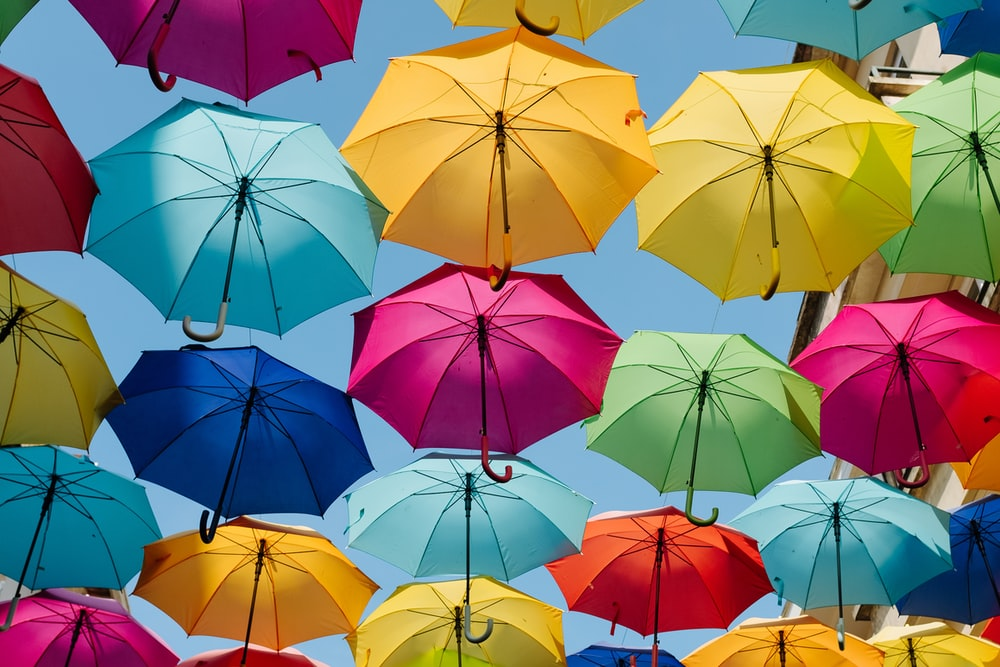
#> input picture pic.jpg, 1000 x 667 px, found by its file name
$ python 'color detection.py'
#> lines starting #> are read from the running program, lines starting #| are printed output that depends on the picture
#!/usr/bin/env python
# coding: utf-8

# # color detection using OpenCV

# In[ ]:


import cv2
import numpy as np
import pandas as pd

img_path = "C:\\Users\\91827\\OneDrive\\Desktop\\pic.jpg"
img = cv2.imread(img_path)
#> img is the input picture: shape (667, 1000, 3); mean B, G, R 110.4, 122.6, 131.7
img=cv2.resize(img,(700,500))
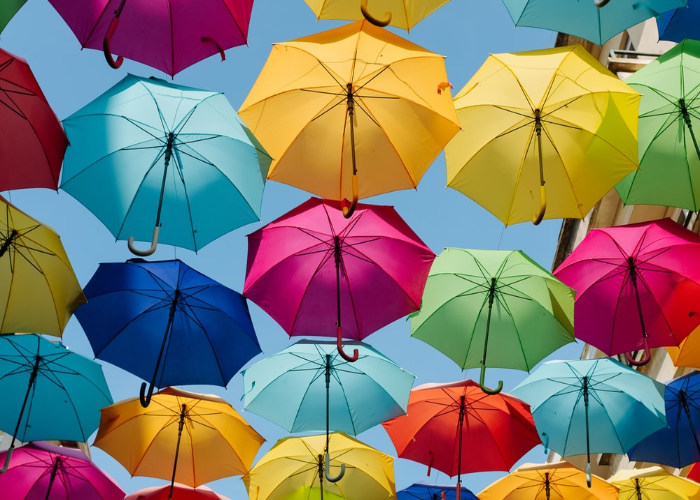
#> img: shape (500, 700, 3); mean B, G, R 110.3, 122.5, 131.6

clicked = False
r = g = b = xpos = ypos = 0

#Reading csv file with pandas and giving names to each column
index=["color","color_name","hex","R","G","B"]
csv = pd.read_csv('colors.csv', names=index, header=None)
#> (reads colors.csv from the repository)

#function to calculate minimum distance from all colors and get the most matching color
def getColorName(R,G,B):
    minimum = 10000
    for i in range(len(csv)):
        d = abs(R- int(csv.loc[i,"R"])) + abs(G- int(csv.loc[i,"G"]))+ abs(B- int(csv.loc[i,"B"]))
        if(d<=minimum):
            minimum = d
            cname = csv.loc[i,"color_name"]
    return cname

#function to get x,y coordinates of mouse double click
def draw_function(event, x,y,flags,param):
    if event == cv2.EVENT_LBUTTONDBLCLK:
        global b,g,r,xpos,ypos, clicked
        clicked = True
        xpos = x
        ypos = y
        b,g,r = img[y,x]
        b = int(b)
        g = int(g)
        r = int(r)
cv2.namedWindow('color detection')
cv2.setMouseCallback('color detection',draw_function)

while(1):

    cv2.imshow("color detection",img)
    if (clicked):

        #cv2.rectangle(image, startpoint, endpoint, color, thickness)-1 fills entire rectangle
        cv2.rectangle(img,(20,20), (750,60), (b,g,r), -1)

        #Creating text string to display( Color name and RGB values )
        text = getColorName(r,g,b) + ' R='+ str(r) +  ' G='+ str(g) +  ' B='+ str(b)

        #cv2.putText(img,text,start,font(0-7),fontScale,color,thickness,lineType )
        cv2.putText(img, text,(50,50),2,0.8,(255,255,255),2,cv2.LINE_AA)

        #For very light colours we will display text in black colour
        if(r+g+b>=600):
            cv2.putText(img, text,(50,50),2,0.8,(0,0,0),2,cv2.LINE_AA)

        clicked=False

    if cv2.waitKey(20) & 0xFF ==27:
#> (key Esc is pressed here)
        break

cv2.destroyAllWindows()


# In[ ]:


# In[ ]:
